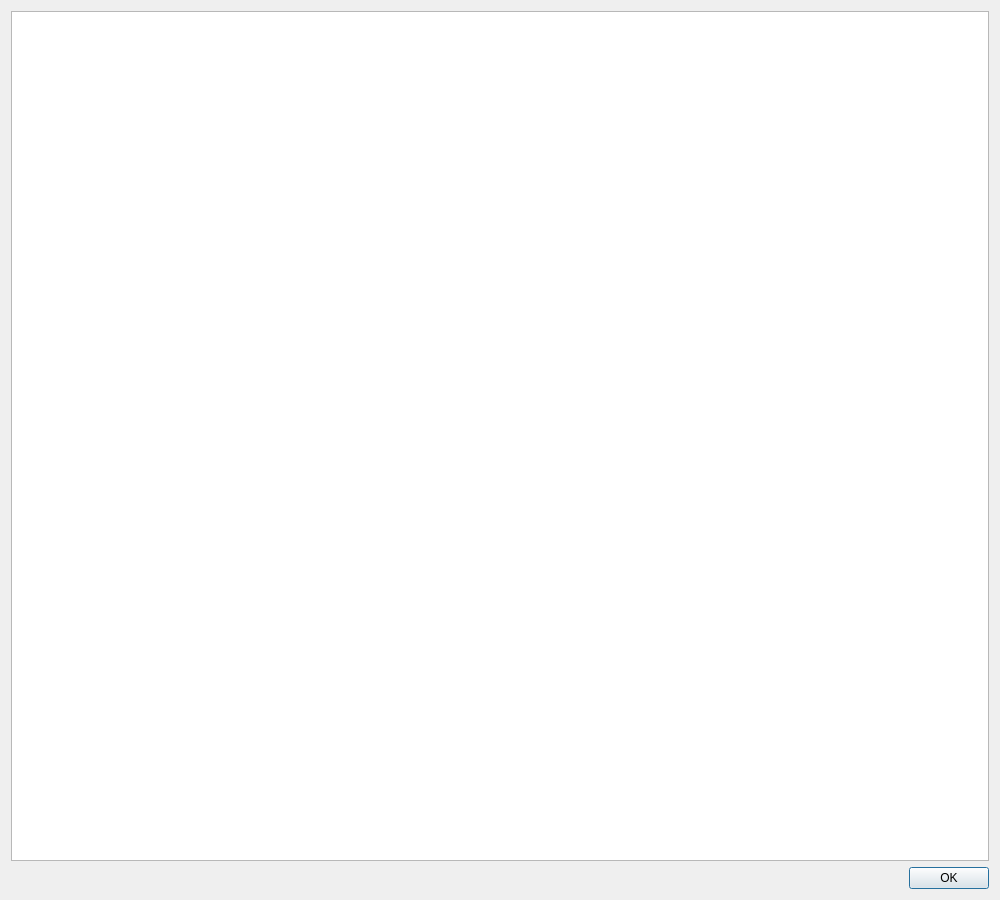
<?xml version="1.0" encoding="UTF-8"?>
<ui version="4.0">
 <class>UI_Dialog_Welcome</class>
 <widget class="QDialog" name="UI_Dialog_Welcome">
  <property name="geometry">
   <rect>
    <x>0</x>
    <y>0</y>
    <width>1000</width>
    <height>900</height>
   </rect>
  </property>
  <property name="windowTitle">
   <string>Willkommen zu learn Java</string>
  </property>
  <layout class="QVBoxLayout" name="verticalLayout">
   <item>
    <widget class="QTextEdit" name="tE_Welcome">
     <property name="locale">
      <locale language="German" country="Germany"/>
     </property>
     <property name="readOnly">
      <bool>true</bool>
     </property>
    </widget>
   </item>
   <item>
    <widget class="QDialogButtonBox" name="buttonBox">
     <property name="locale">
      <locale language="German" country="Germany"/>
     </property>
     <property name="orientation">
      <enum>Qt::Horizontal</enum>
     </property>
     <property name="standardButtons">
      <set>QDialogButtonBox::Ok</set>
     </property>
    </widget>
   </item>
  </layout>
 </widget>
 <resources/>
 <connections>
  <connection>
   <sender>buttonBox</sender>
   <signal>accepted()</signal>
   <receiver>UI_Dialog_Welcome</receiver>
   <slot>accept()</slot>
   <hints>
    <hint type="sourcelabel">
     <x>248</x>
     <y>254</y>
    </hint>
    <hint type="destinationlabel">
     <x>157</x>
     <y>274</y>
    </hint>
   </hints>
  </connection>
  <connection>
   <sender>buttonBox</sender>
   <signal>rejected()</signal>
   <receiver>UI_Dialog_Welcome</receiver>
   <slot>reject()</slot>
   <hints>
    <hint type="sourcelabel">
     <x>316</x>
     <y>260</y>
    </hint>
    <hint type="destinationlabel">
     <x>286</x>
     <y>274</y>
    </hint>
   </hints>
  </connection>
 </connections>
</ui>
